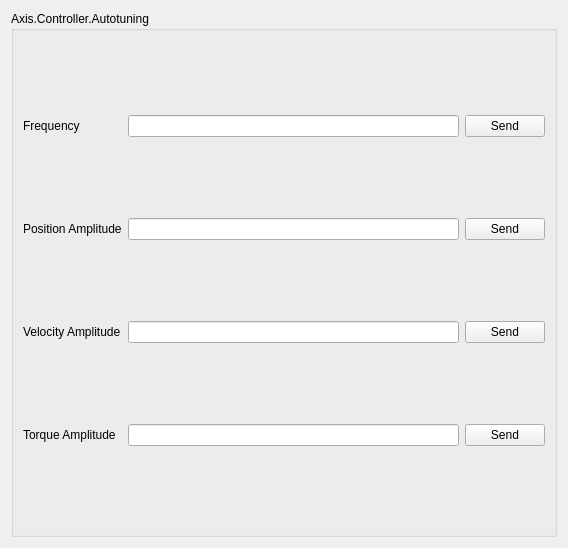
            <widget class="QWidget" name="controllerAutotuningScrollAreaWidget">
             <property name="geometry">
              <rect>
               <x>0</x>
               <y>0</y>
               <width>568</width>
               <height>548</height>
              </rect>
             </property>
             <layout class="QGridLayout" name="gridLayout_51">
              <item row="0" column="0">
               <widget class="QGroupBox" name="controllerAutotuningBox">
                <property name="title">
                 <string>Axis.Controller.Autotuning</string>
                </property>
                <layout class="QGridLayout" name="gridLayout_52">
                 <item row="2" column="0">
                  <widget class="QLabel" name="velocityAmplitude_label">
                   <property name="text">
                    <string>Velocity Amplitude</string>
                   </property>
                  </widget>
                 </item>
                 <item row="3" column="0">
                  <widget class="QLabel" name="torqueAmplitude_label">
                   <property name="text">
                    <string>Torque Amplitude</string>
                   </property>
                  </widget>
                 </item>
                 <item row="1" column="0">
                  <widget class="QLabel" name="positionAmplitude_label">
                   <property name="text">
                    <string>Position Amplitude</string>
                   </property>
                  </widget>
                 </item>
                 <item row="0" column="0">
                  <widget class="QLabel" name="frequency_label">
                   <property name="text">
                    <string>Frequency</string>
                   </property>
                  </widget>
                 </item>
                 <item row="1" column="1">
                  <widget class="QLineEdit" name="positionAmplitudeText"/>
                 </item>
                 <item row="0" column="1">
                  <widget class="QLineEdit" name="frequencyText"/>
                 </item>
                 <item row="2" column="1">
                  <widget class="QLineEdit" name="velocityAmplitudeText"/>
                 </item>
                 <item row="3" column="1">
                  <widget class="QLineEdit" name="torqueAmplitudeText"/>
                 </item>
                 <item row="0" column="2">
                  <widget class="QPushButton" name="frequencySend">
                   <property name="text">
                    <string>Send</string>
                   </property>
                  </widget>
                 </item>
                 <item row="1" column="2">
                  <widget class="QPushButton" name="positionAmplitudeSend">
                   <property name="text">
                    <string>Send</string>
                   </property>
                  </widget>
                 </item>
                 <item row="2" column="2">
                  <widget class="QPushButton" name="velocityAmplitudeSend">
                   <property name="text">
                    <string>Send</string>
                   </property>
                  </widget>
                 </item>
                 <item row="3" column="2">
                  <widget class="QPushButton" name="torqueAmplitiudeSend">
                   <property name="text">
                    <string>Send</string>
                   </property>
                  </widget>
                 </item>
                </layout>
               </widget>
              </item>
             </layout>
            </widget>
